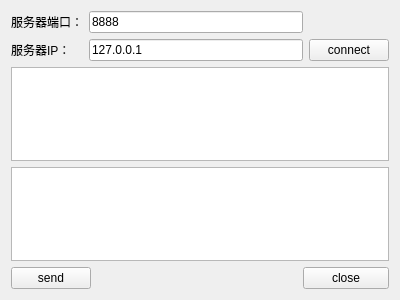
<?xml version="1.0" encoding="UTF-8"?>
<ui version="4.0">
 <class>SocketClientWidget</class>
 <widget class="QWidget" name="SocketClientWidget">
  <property name="geometry">
   <rect>
    <x>0</x>
    <y>0</y>
    <width>400</width>
    <height>300</height>
   </rect>
  </property>
  <property name="windowTitle">
   <string>Form</string>
  </property>
  <layout class="QGridLayout" name="gridLayout">
   <item row="0" column="0">
    <widget class="QLabel" name="label">
     <property name="text">
      <string>服务器端口：</string>
     </property>
    </widget>
   </item>
   <item row="0" column="1" colspan="3">
    <widget class="QLineEdit" name="lineEditPort">
     <property name="text">
      <string>8888</string>
     </property>
    </widget>
   </item>
   <item row="1" column="0">
    <widget class="QLabel" name="label_2">
     <property name="text">
      <string>服务器IP：</string>
     </property>
    </widget>
   </item>
   <item row="1" column="1" colspan="3">
    <widget class="QLineEdit" name="lineEditIP">
     <property name="text">
      <string>127.0.0.1</string>
     </property>
    </widget>
   </item>
   <item row="1" column="4">
    <widget class="QPushButton" name="pushButtonConnect">
     <property name="text">
      <string>connect</string>
     </property>
    </widget>
   </item>
   <item row="2" column="0" colspan="5">
    <widget class="QTextEdit" name="textEditRead">
     <property name="readOnly">
      <bool>true</bool>
     </property>
    </widget>
   </item>
   <item row="3" column="0" colspan="5">
    <widget class="QTextEdit" name="textEditWrite"/>
   </item>
   <item row="4" column="0" colspan="2">
    <widget class="QPushButton" name="pushButtonSend">
     <property name="text">
      <string>send</string>
     </property>
    </widget>
   </item>
   <item row="4" column="2">
    <spacer name="horizontalSpacer">
     <property name="orientation">
      <enum>Qt::Horizontal</enum>
     </property>
     <property name="sizeHint" stdset="0">
      <size>
       <width>208</width>
       <height>20</height>
      </size>
     </property>
    </spacer>
   </item>
   <item row="4" column="3" colspan="2">
    <widget class="QPushButton" name="pushButtonClose">
     <property name="text">
      <string>close</string>
     </property>
    </widget>
   </item>
  </layout>
 </widget>
 <resources/>
 <connections/>
</ui>
